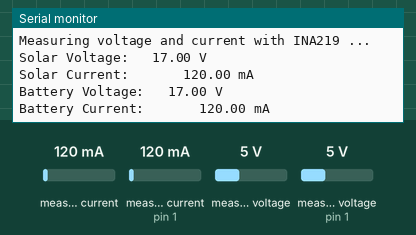
Recording of a sketch running on a simulated Arduino Leonardo, built with avr-gcc and run on an emulated ATmega32U4. Parts: the last lines printed to the serial monitor. Inputs (shaded band) come from the test bench; at power-on: measured current 120 mA, measured current (sensor on pin 1) 120 mA, measured voltage 5 V, measured voltage (sensor on pin 1) 5 V.

Above: at 1.2 s.
1.3 s: measured current (sensor 0) set to 40 mA
At 3.1 s:
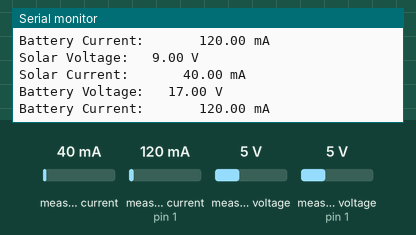
3.4 s: measured current (sensor on pin 1) set to 40 mA
At 5.1 s:
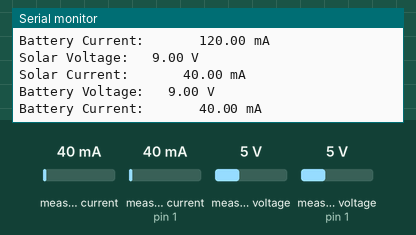
5.5 s: measured voltage (sensor 0) set to 0.3 V
7.6 s: measured voltage (sensor on pin 1) set to 0.3 V
At 9.2 s:
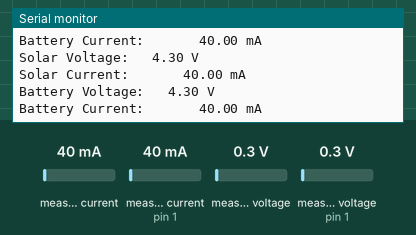
9.7 s: measured current (sensor 0) set to 500 mA
At 11.2 s:
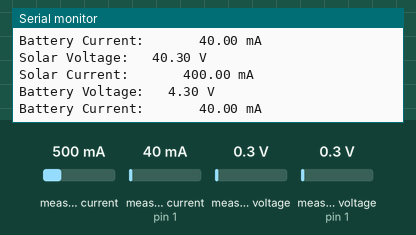
11.8 s: measured current (sensor on pin 1) set to 500 mA
At 13.2 s:
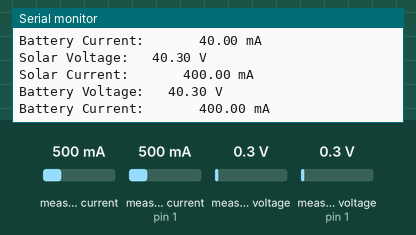
Timing chart, 0 to 14.8 s (numbered marks = the images above; inputs shaded):
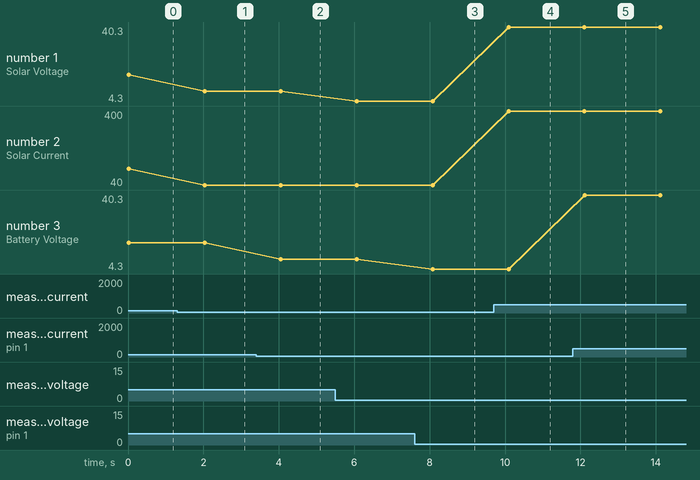

Measured:
- after the input at 1.3 s, the serial monitor: prints a new line after 0.74 s (image 1)
- after the input at 3.4 s, the serial monitor: prints a new line after 0.65 s (image 2)
- after the input at 7.6 s, the serial monitor: prints a new line after 0.48 s (image 3)
- after the input at 9.7 s, the serial monitor: prints a new line after 0.39 s (image 4)
- after the input at 11.8 s, the serial monitor: prints a new line after 0.31 s (image 5)
- plotted number 1: 17 → 9 after the input at 1.3 s, 9 → 4.3 after the input at 5.5 s, 4.3 → 40.3 after the input at 9.7 s
- plotted number 2: 120 → 40 after the input at 1.3 s, 40 → 400 after the input at 9.7 s

The sketch:

arduino_logger.ino
```cpp
#include <Wire.h>
#include <Adafruit_INA219.h>

Adafruit_INA219 ina219_A;
Adafruit_INA219 ina219_B(0x41);

void setup(void)
{
  Serial.begin(115200);
  while (!Serial) {
      // will pause Zero, Leonardo, etc until serial console opens
      delay(1);
  }

  uint32_t currentFrequency;

  Serial.println("Hello!");

  // Initialize the INA219.
  // By default the initialization will use the largest range (32V, 2A).  However
  // you can call a setCalibration function to change this range (see comments).
  ina219_A.begin();
  ina219_B.begin();
  // To use a slightly lower 32V, 1A range (higher precision on amps):
  //ina219.setCalibration_32V_1A();
  // Or to use a lower 16V, 400mA range (highina219_A.begin();er precision on volts and amps):
  ina219_A.setCalibration_16V_400mA();
  ina219_B.setCalibration_16V_400mA();

  Serial.println("Measuring voltage and current with INA219 ...");
}

void loop(void)
{
  float solar_voltage = 0;
  float solar_current = 0;
  float battery_voltage = 0;
  float battery_current = 0;

  solar_voltage = ina219_A.getShuntVoltage_mV();
  solar_voltage += ina219_A.getBusVoltage_V();
  solar_current = ina219_A.getCurrent_mA();

  battery_voltage = ina219_B.getShuntVoltage_mV();
  battery_voltage += ina219_B.getBusVoltage_V();
  battery_current = ina219_B.getCurrent_mA();

  Serial.print("Solar Voltage:   "); Serial.print(solar_voltage); Serial.println(" V");
  Serial.print("Solar Current:       "); Serial.print(solar_current); Serial.println(" mA");
  Serial.print("Battery Voltage:   "); Serial.print(battery_voltage); Serial.println(" V");
  Serial.print("Battery Current:       "); Serial.print(battery_current); Serial.println(" mA");
  Serial.println("");

  delay(2000);
}
```
